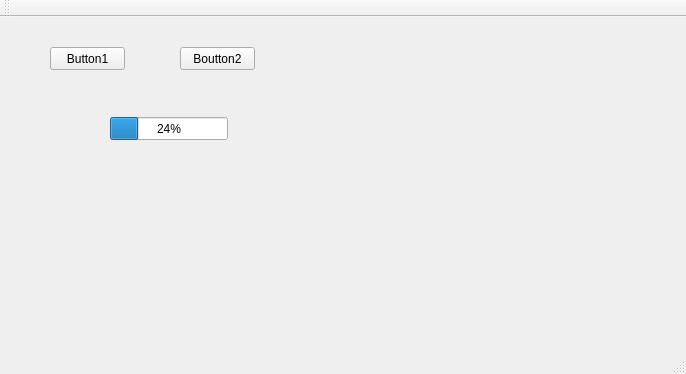
<?xml version="1.0" encoding="UTF-8"?>
<ui version="4.0">
 <class>Fenetres</class>
 <widget class="QMainWindow" name="Fenetres">
  <property name="geometry">
   <rect>
    <x>0</x>
    <y>0</y>
    <width>686</width>
    <height>374</height>
   </rect>
  </property>
  <property name="windowTitle">
   <string>Fenetres</string>
  </property>
  <widget class="QWidget" name="centralWidget">
   <widget class="QPushButton" name="pushButton">
    <property name="geometry">
     <rect>
      <x>50</x>
      <y>30</y>
      <width>75</width>
      <height>23</height>
     </rect>
    </property>
    <property name="text">
     <string>Button1</string>
    </property>
   </widget>
   <widget class="QPushButton" name="pushButton_2">
    <property name="geometry">
     <rect>
      <x>180</x>
      <y>30</y>
      <width>75</width>
      <height>23</height>
     </rect>
    </property>
    <property name="text">
     <string>Boutton2</string>
    </property>
   </widget>
   <widget class="QProgressBar" name="Sending">
    <property name="geometry">
     <rect>
      <x>110</x>
      <y>100</y>
      <width>118</width>
      <height>23</height>
     </rect>
    </property>
    <property name="value">
     <number>24</number>
    </property>
   </widget>
  </widget>
  <widget class="QMenuBar" name="menuBar">
   <property name="geometry">
    <rect>
     <x>0</x>
     <y>0</y>
     <width>686</width>
     <height>21</height>
    </rect>
   </property>
  </widget>
  <widget class="QToolBar" name="mainToolBar">
   <attribute name="toolBarArea">
    <enum>TopToolBarArea</enum>
   </attribute>
   <attribute name="toolBarBreak">
    <bool>false</bool>
   </attribute>
  </widget>
  <widget class="QStatusBar" name="statusBar"/>
 </widget>
 <layoutdefault spacing="6" margin="11"/>
 <resources/>
 <connections/>
</ui>
